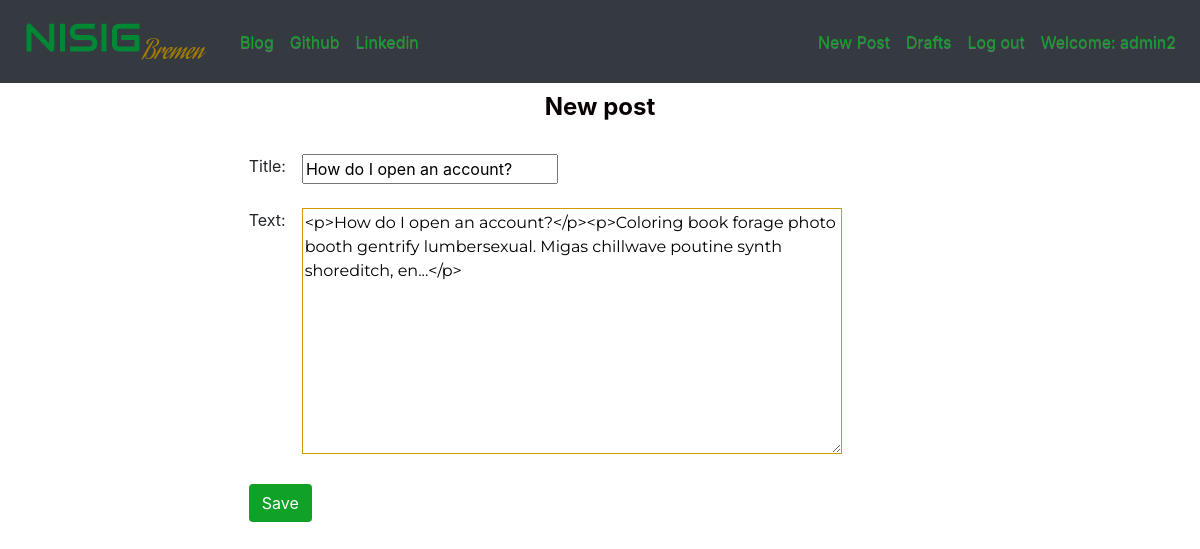
The page /post/7/edit/ (signed in) on the database as committed earlier.
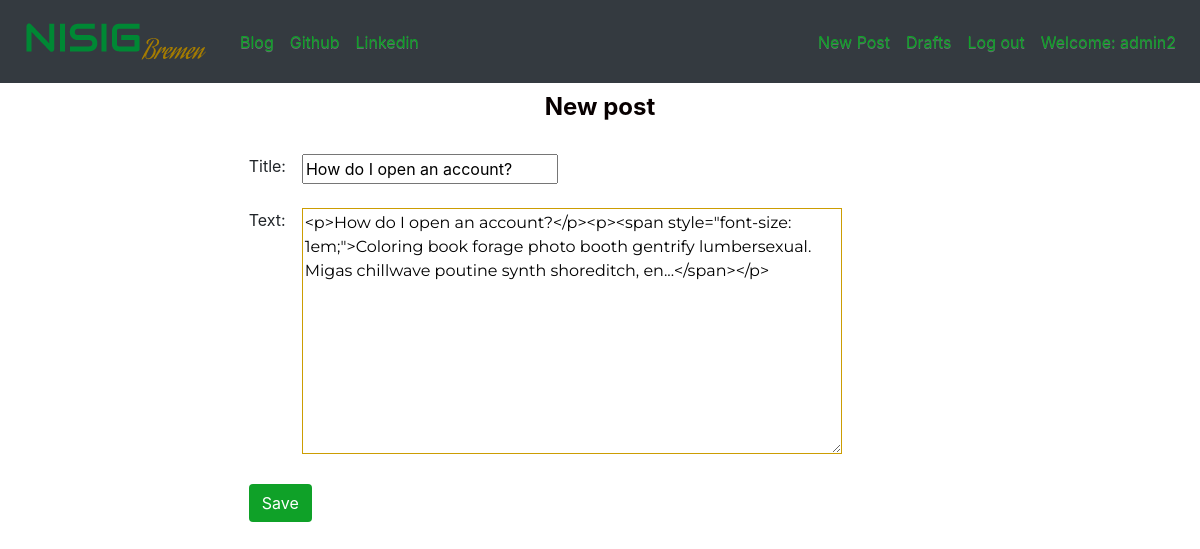
The same page on the database as committed later.
### nsig_blog/models.py (models this page shows, shortened)
class Post(models.Model):
    author=models.ForeignKey(User, on_delete=models.CASCADE,null=True) # connects each author to an auth user
    published_date=models.DateTimeField(blank=True,null=True)
    title=models.CharField(max_length=200)
    create_date=models.DateTimeField(default=timezone.now)
    text=models.TextField()

### nsig_blog/views.py (the view)
# urls.py: path('post/<int:pk>/edit/',views.PostUpdateView.as_view(),name='post_edit'),
class PostUpdateView (LoginRequiredMixin, UpdateView):
    login_url='/account/login/'
    form_class= PostForm
    redirect_field_name='nsig_blog/post_detail.html'
    model=Post

### nsig_blog/forms.py
class PostForm(forms.ModelForm):
    class Meta:
        model=Post
        fields=('title','text')
        widgets={ #set up classes to edit widget css
            'title':forms.TextInput(attrs={'class':'textinputclass'}),
            'text':forms.Textarea(attrs={'class':'editable medium-editor-textarea postcontent'})
        }

### nsig_blog/templates/nsig_blog/post_form.html (shortened to what this page needs)
{% extends "nsig_blog/base.html" %}
{% block bodyblk %}
<div class="container postcreate ">
    <div class="d-flex justify-content-center mb-4">
        <h1 id="form-title">New post</h1>
    </div>
    <div class="d-flex justify-content-center">
        <form class="postcr-widt" method="POST" >
        {% for field in form %}
        <div class="input-group mb-2 d-flex justify-content-left postcrform">
            <span>{{ field.label}}:&emsp;</span>
            {% if field.label == 'Text' %}
            <span class="">
               {{ field }}
            </span>
            {% else %}
            <div class="">
               <p>{{ field }}</p>
            </div>
            {% endif %}
        </div>
        {% endfor %}
        <button type="submit" class="save btn mt-3 post-btn">Save</button>
        </form>
    </div>
</div>
{% endblock %}

Rows that differ between the two databases and show on the page:
changed Post "How do I open an account?": text "<p>How do I open an account?</p><p>Coloring book forage photo booth gentrify lumbersexual. Migas chillwave poutine synth shoreditch, en...</p>" → "…do I open an account?</p><p><span style=\"font-size: 1em;\">Coloring book forage photo booth gentrify lumbersexual. Migas chillwave poutine synth shoreditch, en...</span></p>"
